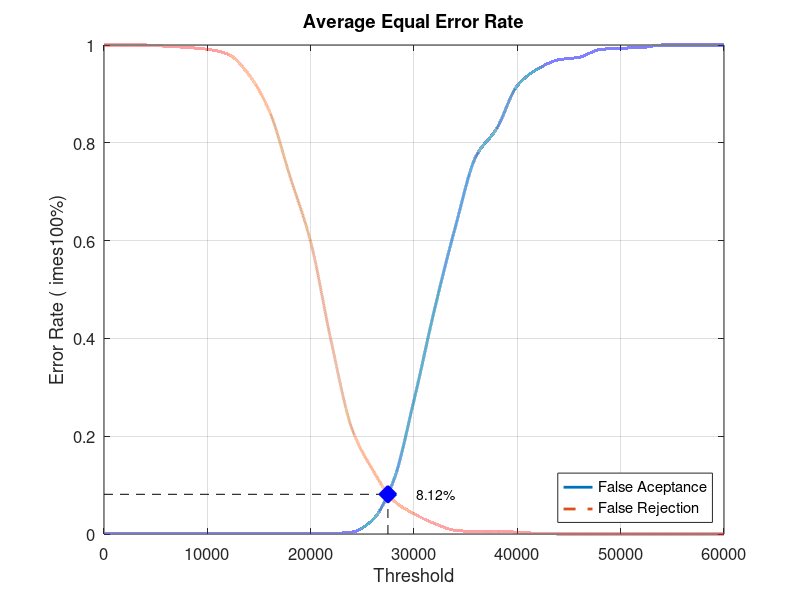
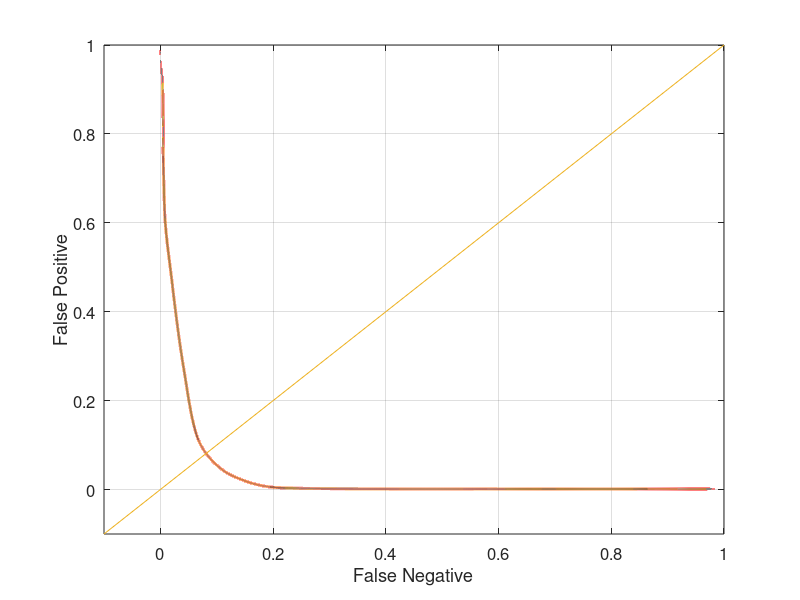

Reproduce these figures in MATLAB, in order.
close all;
clear;
clc;
x = 0:2000:60000;
xq = 0:0.5:60000;

y0 = [0 0.00131579 0.00131579 0.00131579 0.00131579 0.00131579 0.00131579 0.00131579 0.00131579 0.00131579 0.00131579 0.00131579 0.00394737 0.0289474 0.107895 0.273684 0.460526 0.627632 0.772368 0.828947 0.917105 0.951316 0.969737 0.975 0.990789 0.993421 0.994737 1 1 1 1]
yy0 = interp1(x, y0, xq, 'pchip');
y1 = [1 1 1 0.9975 0.995 0.99125 0.98125 0.94 0.865 0.73125 0.5975 0.3925 0.215 0.13125 0.06875 0.04125 0.02125 0.0075 0.005 0.005 0.00375 0.00125 0 0 0 0 0 0 0 0 0]
yy1 = interp1(x, y1, xq, 'pchip');

% Calculating EER: 
y2 = abs(y0 - y1);
find(y2 == min(y2))
yy2 = abs(yy0 - yy1);
xEER = find(yy2 == min(yy2));
xEERIndex = xq(xEER) % X-axis EER
yEER = yy0(xEER) % Y-axis EER

main = figure
plot(xq, yy0,'-','LineWidth', 2);	hold on
plot(xq, yy1,'--','LineWidth', 2);	hold on
plot([xEERIndex xEERIndex], [0 yEER], 'k--');	hold on
plot([0 xEERIndex], [yEER yEER], 'k--');	hold on
plot(xEERIndex, yEER, 'bx', 'LineWidth', 10);	hold on
text(xEERIndex + 10 * xEERIndex / 100, yEER, [num2str(round((10000 * yEER)) / 100) '%'])
legend('False Aceptance', 'False Rejection', 'Location', 'SouthEast')
xlabel('Threshold')
ylabel('Error Rate (	imes100%)')
title('Average Equal Error Rate')
set(gca, 'FontSize', 12)
axis([0 60000 0 1])
grid on

print(main, 'Experiment3AverageMain', '-dpng');
FNRxFPR = figure('Color', [1 1 1]);
plot(yy1, yy0, '-', yy1, yy0, 'LineWidth', 2);
hold on
y = -0.1:0.1:1
plot(y, y); 
set(gca, 'FontSize', 12)
xlabel('False Negative')
ylabel('False Positive')
axis([-0.1 1 -0.1 1])
set(gca, 'FontSize', 12)
grid on

print(FNRxFPR, 'Experiment3AverageFNRxFPR','-dpng');
